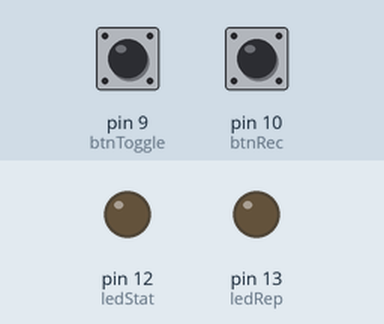
The sketch below on a simulated Arduino Uno, built with avr-gcc and run on an emulated ATmega328P. Parts: output pins drawn as LEDs (lit = HIGH). Dashed ring = blinking. Inputs (shaded band) come from the test bench; at power-on: pin 9 (btnToggle) HIGH, pin 10 (btnRec) HIGH.

Above: at 1.2 s.
1.3 s: pin 9 (btnToggle) pulled LOW for 0.15 s
At 1.7 s:
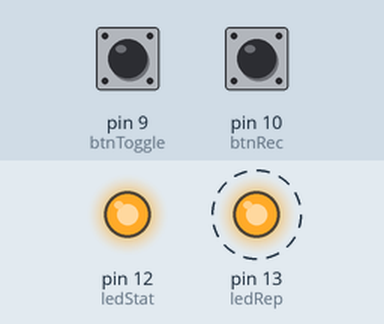
4.3 s: pin 9 (btnToggle) pulled LOW for 1 s
At 5.7 s:
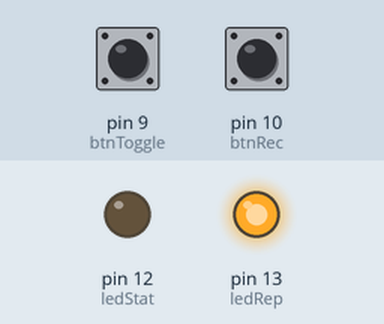
6.8 s: pin 9 (btnToggle) pulled LOW for 3.2 s
At 7.2 s:
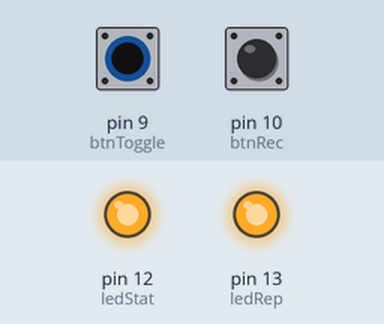
Timing chart, 0 to 17.5 s (numbered marks = the images above; inputs shaded):
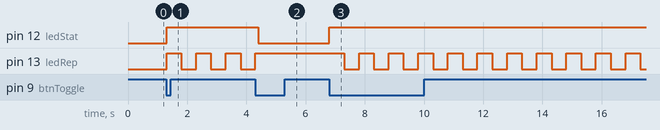

The sketch:

LightRecord.ino
```cpp
// (licence header left out)
//set pinMode's number
int ledRep = 13;
int ledStat = 12;
int btnRec = 10;
int btnToggle = 9;

//data processing
bool timelineData[1024]; //depend on the size of the interval, this will change the time allow
int currentTimeline = 0;
int usedData = 0;
int keyframeInterval = 100; //Update the timeline (unit: ms)
bool isFullMem = false; //if the timelineData is full (1024)

//state information
bool isRec = false;
bool ledStatState = false;
int btnStatusBlinkInterval = 10;

void setup() {
  //init led, btn
  pinMode(ledRep, OUTPUT);
  pinMode(ledStat, OUTPUT);
  pinMode(btnRec, INPUT_PULLUP);
  pinMode(btnToggle, INPUT_PULLUP);
}

void loop() {
  //Use to swich mode between record and replay
  if(CheckPress(btnToggle))
  {
    isRec = !isRec;
    currentTimeline = 0; //reset the position when toggle mode

    //change the LED indication
    ledStatState = !ledStatState;
    digitalWrite(ledStat, ledStatState);
  }

  //Check the current mode
  if(isRec)
    Record();
  else
    Replay();
}

void Record()
{
  //Use for handle record

  //if user just change mode to record, delete the last replay
  if(currentTimeline == 0)
    usedData = 0;

  //Write the replay
  timelineData[currentTimeline] = digitalRead(btnRec);

  //Check if the mem is full or not
  if(usedData == 1023) //Change this if you change the array.
    isFullMem = true;

  //Make the LED blink when we are recording
  if(usedData % btnStatusBlinkInterval < 5)
  {
    digitalWrite(ledRep, HIGH);
  }
  else
  {
    digitalWrite(ledRep, LOW);
  }

  //Change the timeline position and usedData
  currentTimeline++;
  usedData++;
  delay(keyframeInterval - 10);
}

void Replay()
{
  //If there are nothing to play, quit the replay
  if(usedData == 0)
    return;

  //Use for handle replay
  digitalWrite(ledRep, timelineData[currentTimeline]);
  currentTimeline++;

  //If the replay end, replay again
  if(currentTimeline == usedData)
    currentTimeline = 0;

  // Delay for each keyframe
  delay(keyframeInterval);
}

//pre-write
bool lastLow = false;
bool state = false;

bool CheckPress(int btnPin)
{

  if(digitalRead(btnPin) == HIGH)
  {
    lastLow = false;
  }
  if(digitalRead(btnPin) == LOW && !lastLow)
  {
  state = !state;
  lastLow= true;
  return true;
  }
  delay(10);
  return false;
}
```

Measured:
- after the input at 1.3 s, pin 12 (ledStat): LOW → HIGH at once; pin 13 (ledRep): alternates HIGH for 0.50 s and LOW for 0.50 s, starting at once
- after the input at 4.3 s, pin 12 (ledStat): HIGH → LOW after 0.09 s; pin 13 (ledRep): goes on until 4.3 s, then stays HIGH
- after the input at 6.8 s, pin 12 (ledStat): LOW → HIGH at once; pin 13 (ledRep): alternates HIGH for 0.50 s and LOW for 0.50 s, starting after 0.51 s
